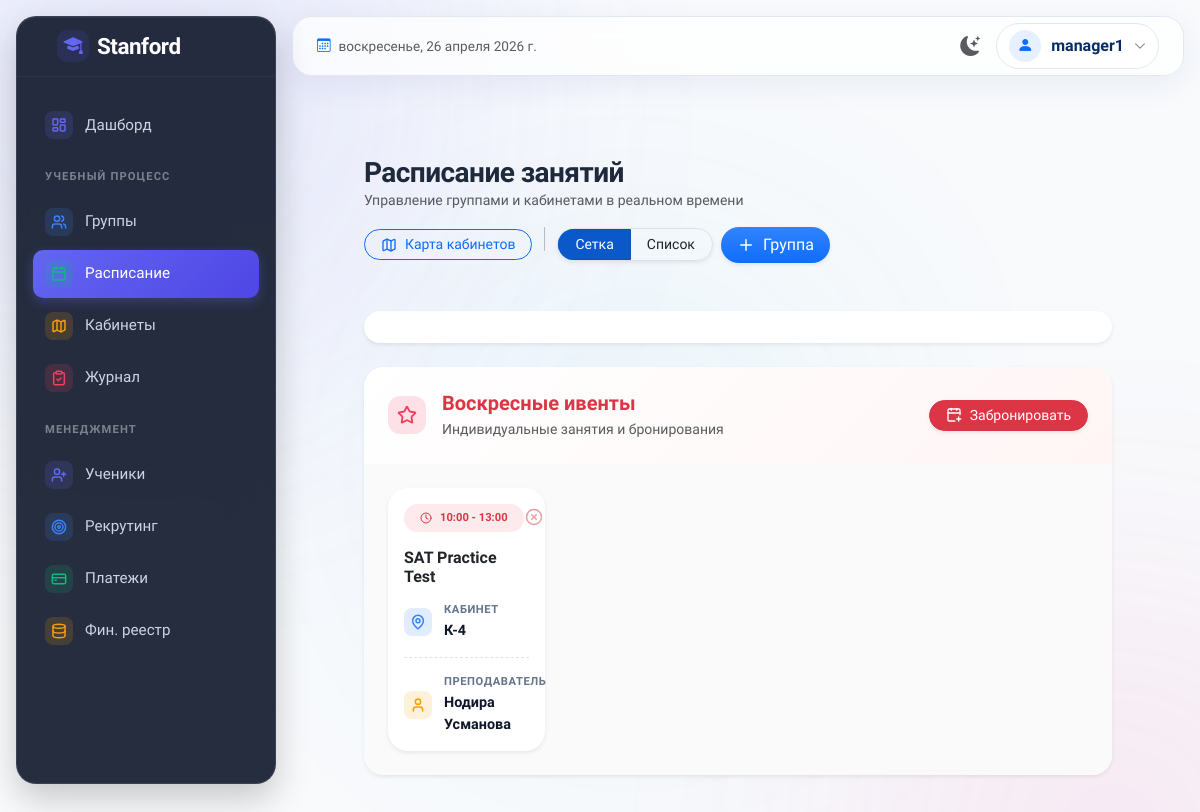
/groups/schedule/ (signed in), run on the app's committed database.
### apps/groups/models.py (models this page shows, shortened)
class SundayEvent(models.Model):
    title = models.CharField('Название', max_length=200)
    date = models.DateField('Дата')
    time_slot = models.CharField('Время', max_length=50)
    room = models.CharField('Кабинет', max_length=50)
    teacher = models.ForeignKey(
        'teachers.Teacher',
        on_delete=models.SET_NULL,
        null=True,
        blank=True,
        verbose_name='Учитель'
    )
    description = models.TextField('Описание', blank=True)
    created_at = models.DateTimeField('Дата создания', auto_now_add=True)
    class Meta:
        verbose_name = 'Воскресный ивент'
        verbose_name_plural = 'Воскресные ивенты'
        ordering = ['date', 'time_slot']

### apps/teachers/models.py (models this page shows, shortened)
class Teacher(models.Model):
    user = models.OneToOneField(User, on_delete=models.CASCADE, null=True, blank=True, verbose_name='Пользователь')
    name = models.CharField('ФИО', max_length=200)
    phone = models.CharField('Телефон', max_length=20, blank=True)
    specialization = models.CharField('Специализация', max_length=100, blank=True)
    created_at = models.DateTimeField('Дата создания', auto_now_add=True)
    is_active = models.BooleanField('Активный', default=True)
    class Meta:
        verbose_name = 'Учитель'
        verbose_name_plural = 'Учителя'
        ordering = ['name']

### apps/groups/views.py (the view)
# urls.py: path('schedule/', views.ScheduleView.as_view(), name='schedule'),
class ScheduleView(LoginRequiredMixin, ListView):
    template_name = 'groups/schedule.html'
    context_object_name = 'even_groups'
    def get_queryset(self):
        return Group.objects.filter(is_active=True, schedule_type='EVEN').select_related('teacher').order_by('time_slot')
    def get_context_data(self, **kwargs):
        context = super().get_context_data(**kwargs)
        context['odd_groups'] = Group.objects.filter(is_active=True, schedule_type='ODD').select_related('teacher').order_by('time_slot')
        today = timezone.localdate()
        context['sunday_events'] = SundayEvent.objects.filter(date__gte=today).select_related('teacher').order_by('date', 'time_slot')
        now = timezone.localtime()
        context['current_time'] = now.strftime('%H:%M')
        weekday = now.weekday()
        if weekday == 6:
            context['current_schedule_type'] = 'SUNDAY'
        elif weekday in [1, 3, 5]: # Tue, Thu, Sat
            context['current_schedule_type'] = 'EVEN'
        else: # Mon, Wed, Fri
            context['current_schedule_type'] = 'ODD'
        monday = today - timedelta(days=weekday)
        context['week_dates'] = {
            'mon': monday,
            'tue': monday + timedelta(days=1),
            'wed': monday + timedelta(days=2),
            'thu': monday + timedelta(days=3),
            'fri': monday + timedelta(days=4),
            'sat': monday + timedelta(days=5),
            'sun': monday + timedelta(days=6),
        }
        return context

### templates/groups/schedule.html (shortened to what this page needs)
{% extends 'base.html' %}
{% block content %}
<div class="page-header d-flex flex-column flex-md-row justify-content-between align-items-md-center pt-4 pb-4 mb-4 border-bottom-0">
    <div>
        <h1 class="page-title fw-bold m-0" style="color: #1e293b; font-size: 1.75rem; letter-spacing: -0.02em;">
            Расписание занятий
        </h1>
        <p class="text-muted small mb-0">Управление группами и кабинетами в реальном времени</p>
    </div>
    <div class="d-flex gap-2 align-items-center mt-3 mt-md-0">
        <a href="{% url 'groups:room_occupancy' %}" class="btn btn-outline-primary btn-sm rounded-pill px-3 fw-medium d-flex align-items-center gap-2">
            <i data-lucide="map" style="width: 16px; height: 16px;"></i> Карта кабинетов
        </a>
        <div class="btn-group btn-group-sm rounded-pill overflow-hidden border shadow-sm" id="view-toggle">
            <button class="btn btn-primary px-3 active" data-view="grid">Сетка</button>
            <button class="btn btn-white px-3" data-view="list">Список</button>
        </div>
        {% if request.user.is_superuser or request.user.manager %}
        <a href="{% url 'groups:create' %}" class="btn btn-primary bg-gradient border-0 fw-medium shadow-sm rounded-pill px-3 d-flex align-items-center gap-2">
            <i data-lucide="plus" style="width: 18px; height: 18px;"></i> Группа
        </a>
        {% endif %}
    </div>
</div>
<link href='https://cdn.jsdelivr.net/npm/fullcalendar@6.1.11/main.min.css' rel='stylesheet' />
<div class="calendar-container shadow-sm mb-4 bg-white p-3 border-0 rounded-4" style="backdrop-filter: blur(10px);">
</div>
<div class="card border-0 shadow-sm mb-5 overflow-hidden" id="sunday-block" style="border-radius: 20px;">
    <div class="card-header border-0 d-flex justify-content-between align-items-center p-4" style="background: linear-gradient(135deg, #fff 0%, #fff5f5 100%);">
        <div class="d-flex align-items-center gap-3">
            <div class="icon-pill-colored pill-rose">
                <i data-lucide="star"></i>
            </div>
            <div>
                <h5 class="m-0 text-danger fw-bold">Воскресные ивенты</h5>
                <p class="text-muted small mb-0 mt-1">Индивидуальные занятия и бронирования</p>
            </div>
        </div>
        {% if request.user.is_superuser or request.user.manager %}
        <a href="{% url 'groups:event_create' %}" class="btn btn-danger btn-sm rounded-pill px-3 shadow-sm fw-medium d-flex align-items-center gap-2">
            <i data-lucide="calendar-plus" style="width: 16px; height: 16px;"></i> Забронировать
        </a>
        {% endif %}
    </div>
    <div class="card-body p-4" style="background: #fafafa;">
        {% if sunday_events %}
        <div class="row g-4">
            {% for event in sunday_events %}
            <div class="col-md-6 col-lg-4 col-xl-3">
                <div class="card border-0 shadow-sm h-100 event-card-sunday" style="border-radius: 20px; transition: transform 0.2s;">
                    <div class="card-body p-3">
                        <div class="d-flex justify-content-between align-items-start mb-3">
                            <span class="badge rounded-pill bg-danger bg-opacity-10 text-danger px-3 py-2 fw-semibold d-flex align-items-center gap-2" style="font-size: 0.7rem;">
                                <i data-lucide="clock" style="width: 12px; height: 12px;"></i>{{ event.time_slot }}
                            </span>
                            <form method="post" action="{% url 'groups:delete_event' event.pk %}">
                                <button type="submit" class="btn btn-link text-danger p-0 m-0 opacity-50 hover-opacity-100" onclick="return confirm('Отменить бронирование?')" title="Удалить">
                                    <i data-lucide="x-circle" style="width: 18px; height: 18px;"></i>
                                </button>
                            </form>
                        </div>
                        <h6 class="card-title fw-bold mb-3 text-dark" style="font-size: 1rem;">{{ event.title }}</h6>
                        <div class="modern-data-item mb-3">
                            <div class="icon-pill-colored sm pill-blue">
                                <i data-lucide="map-pin"></i>
                            </div>
                            <div class="modern-data-wrapper">
                                <div class="modern-data-label">Кабинет</div>
                                <div class="modern-data-value">{{ event.room|default:"Не указан" }}</div>
                            </div>
                        </div>
                        {% if event.teacher %}
                        <div class="modern-data-item pt-3 border-top" style="border-top-style: dashed !important;">
                            <div class="icon-pill-colored sm pill-amber">
                                <i data-lucide="user"></i>
                            </div>
                            <div class="modern-data-wrapper">
                                <div class="modern-data-label">Преподаватель</div>
                                <div class="modern-data-value">{{ event.teacher.name }}</div>
                            </div>
                        </div>
                        {% endif %}
                    </div>
                </div>
            </div>
            {% endfor %}
        </div>
        {% endif %}
    </div>
</div>
{% endblock %}

### templates/base.html (shortened to what this page needs)
{% load static %}
<!DOCTYPE html>
<html lang="ru" data-bs-theme="light">
<head>
    <link href="https://cdn.jsdelivr.net/npm/bootstrap@5.3.3/dist/css/bootstrap.min.css" rel="stylesheet">
    <link href="https://cdn.jsdelivr.net/npm/bootstrap-icons@1.11.3/font/bootstrap-icons.min.css" rel="stylesheet">
    <link href="{% static 'css/style.css' %}" rel="stylesheet">
</head>
<body class="bg-body-custom">
    <div class="app-container">
        <aside class="sidebar" id="sidebar">
            <div class="sidebar-brand-area brand-area">
                <a href="{% url 'dashboard' %}" class="d-flex align-items-center gap-2 text-decoration-none px-3">
                    <div class="brand-icon" style="width:32px;height:32px;font-size:1.2rem;">
                        <i class="bi bi-mortarboard-fill"></i>
                    </div>
                    <span class="sidebar-brand-text">Stanford</span>
                </a>
            </div>
            <div class="sidebar-menu">
                <a href="{% url 'dashboard' %}" class="sidebar-link {% if request.path == '/' or '/dashboard/' in request.path %}active{% endif %}">
                    <div class="icon-pill-colored sm pill-indigo">
                        <i data-lucide="layout-dashboard"></i>
                    </div>
                    <span>Дашборд</span>
                </a>
                {% if request.user.is_superuser or request.user.manager or request.user.teacher %}
                <div class="sidebar-heading">Учебный процесс</div>
                <a href="{% url 'groups:list' %}" class="sidebar-link {% if '/groups/' in request.path and 'schedule' not in request.path %}active{% endif %}">
                    <div class="icon-pill-colored sm pill-blue">
                        <i data-lucide="users"></i>
                    </div>
                    <span>Группы</span>
                </a>
                <a href="{% url 'groups:schedule' %}" class="sidebar-link {% if '/groups/schedule' in request.path %}active{% endif %}">
                    <div class="icon-pill-colored sm pill-emerald">
                        <i data-lucide="calendar"></i>
                    </div>
                    <span>Расписание</span>
                </a>
                <a href="{% url 'groups:room_occupancy' %}" class="sidebar-link {% if '/groups/rooms' in request.path %}active{% endif %}">
                    <div class="icon-pill-colored sm pill-amber">
                        <i data-lucide="map"></i>
                    </div>
                    <span>Кабинеты</span>
                </a>
                <a href="{% url 'attendance:mark' %}" class="sidebar-link {% if '/attendance/' in request.path %}active{% endif %}">
                    <div class="icon-pill-colored sm pill-rose">
                        <i data-lucide="clipboard-check"></i>
                    </div>
                    <span>Журнал</span>
                </a>
                {% endif %}
                {% if request.user.is_superuser or request.user.manager %}
                <div class="sidebar-heading">Менеджмент</div>
                <a href="{% url 'students:list' %}" class="sidebar-link {% if '/students/' in request.path %}active{% endif %}">
                    <div class="icon-pill-colored sm pill-indigo">
                        <i data-lucide="user-plus"></i>
                    </div>
                    <span>Ученики</span>
                </a>
                <a href="{% url 'managers:recruit' %}" class="sidebar-link {% if '/managers/recruit' in request.path %}active{% endif %}">
                    <div class="icon-pill-colored sm pill-blue">
                        <i data-lucide="target"></i>
                    </div>
                    <span>Рекрутинг</span>
                </a>
                <a href="{% url 'payments:list' %}" class="sidebar-link {% if '/payments/' in request.path and 'finance' not in request.path %}active{% endif %}">
                    <div class="icon-pill-colored sm pill-emerald">
                        <i data-lucide="credit-card"></i>
                    </div>
                    <span>Платежи</span>
                </a>
                <a href="{% url 'payments:finance' %}" class="sidebar-link {% if '/payments/finance' in request.path %}active{% endif %}">
                    <div class="icon-pill-colored sm pill-amber">
                        <i data-lucide="database"></i>
                    </div>
                    <span>Фин. реестр</span>
                </a>
                {% endif %}
            </div>
        </aside>
        <main class="main-wrapper">
            <header class="top-header">
                <div class="d-flex align-items-center gap-3">
                    <div class="d-none d-md-flex align-items-center text-muted fw-medium" style="font-size: 0.85rem">
                        <i class="bi bi-calendar3 me-2 text-primary"></i><span id="currentDate"></span>
                    </div>
                </div>
                <div class="d-flex align-items-center gap-3">
                    <button class="btn btn-link text-muted p-0 m-0 border-0" id="themeToggle" title="Переключить тему">
                        <i class="bi bi-moon-stars-fill fs-5" id="themeIcon"></i>
                    </button>
                    {% if user.is_authenticated %}
                    <div class="dropdown">
                        <div class="user-profile-btn" data-bs-toggle="dropdown" aria-expanded="false">
                            <div class="rounded-circle bg-primary bg-opacity-10 d-flex align-items-center justify-content-center text-primary" style="width: 32px; height: 32px;">
                                <i class="bi bi-person-fill"></i>
                            </div>
                            <span class="fw-semibold text-primary-emphasis d-none d-sm-block fs-7">{{ user.username }}</span>
                            <i class="bi bi-chevron-down text-muted" style="font-size: 0.75rem;"></i>
                        </div>
                    </div>
                    {% endif %}
                </div>
            </header>
            <div class="main-content-fluid flex-grow-1 position-relative p-2 p-lg-4 page-entry-animate">
        <div class="container-fluid px-lg-5 px-3 py-4">
            {% block content %}{% endblock %}
        </div>
        </div>
        </main>
    </div>
</body>
</html>

### templates/base.html (style rules this page uses)
.page-entry-animate { animation: pageEntry 0.4s cubic-bezier(0.16, 1, 0.3, 1) forwards; }

### templates/groups/schedule.html (style rules this page uses)
.calendar-container { background: #fff; border: none; border-radius: 20px; overflow: hidden; transition: box-shadow 0.3s ease; }

### data on the page
SundayEvent: time_slot "10:00 - 13:00", title "SAT Practice Test", room "К-4", teacher.name "Нодира Усманова"

### other printed values
{{ user.username }} "manager1"
